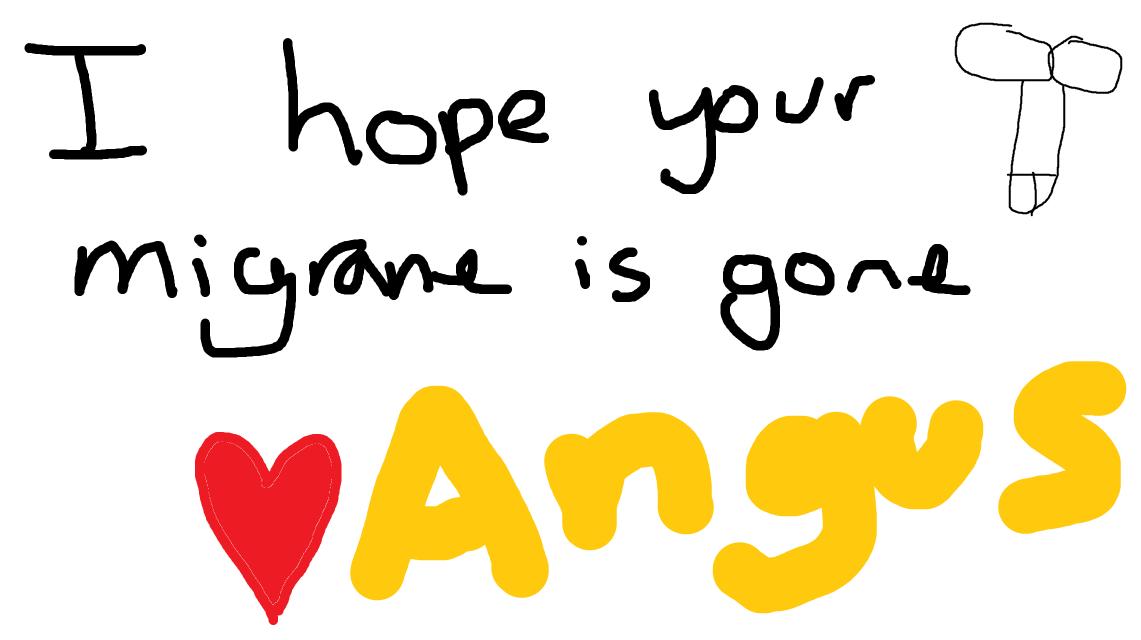
#> input picture 7in5_e-Paper_H/ESP32/pngToFourColour/input.png, 2281 x 1279 px (shown at 1/2 size)
$ python image_to_4color.py
#> lines starting #> are read from the running program, lines starting #| are printed output that depends on the picture
from PIL import Image
import sys
import math

OUTPUT_WIDTH  = 800
OUTPUT_HEIGHT = 480
OUTPUT_BYTES  = OUTPUT_WIDTH * OUTPUT_HEIGHT // 4

# Define the 4 allowed colours (RGB) and their 2-bit codes
PALETTE = [
    ((0,   0,   0),   0b00),  # Black
    ((255, 255, 255), 0b01),  # White
    ((255, 201, 14),   0b10),  # Yellow
    ((255, 0,   0),   0b11),  # Red
]

def nearest_colour(rgb):
    r, g, b = rgb
    best_code = 0
    best_dist = float("inf")

    for (pr, pg, pb), code in PALETTE:
        dist = (r - pr)**2 + (g - pg)**2 + (b - pb)**2
        if dist < best_dist:
            best_dist = dist
            best_code = code

    return best_code

def image_to_4color_bytes(img):
    img = img.convert("RGB")
    pixels = list(img.getdata())

    out = bytearray()
    byte = 0
    count = 0

    for p in pixels:
        code = nearest_colour(p)
        shift = (3 - (count % 4)) * 2
        byte |= (code << shift)
        count += 1

        if count % 4 == 0:
            out.append(byte)
            byte = 0

    return out

def write_cpp(data, filename="../myimagedata.cpp"):
    with open(filename, "w") as f:
        f.write('#include "myimagedata.h"\n\n')
        f.write('// 4 Color Image Data 800*480\n')
        f.write('const unsigned char myImage4color[96000] = {\n')

        for i, b in enumerate(data):
            if i % 12 == 0:
                f.write("    ")
            f.write(f"0x{b:02X}, ")
            if i % 12 == 11:
                f.write("\n")

        f.write("\n};\n")

def main():
    img = Image.open("input.png")
#> img is the input picture: PIL image 2281x1279 RGBA; mean R, G, B, A 242.5, 231.1, 209.3, 255
    img = img.resize((OUTPUT_WIDTH, OUTPUT_HEIGHT), Image.LANCZOS)
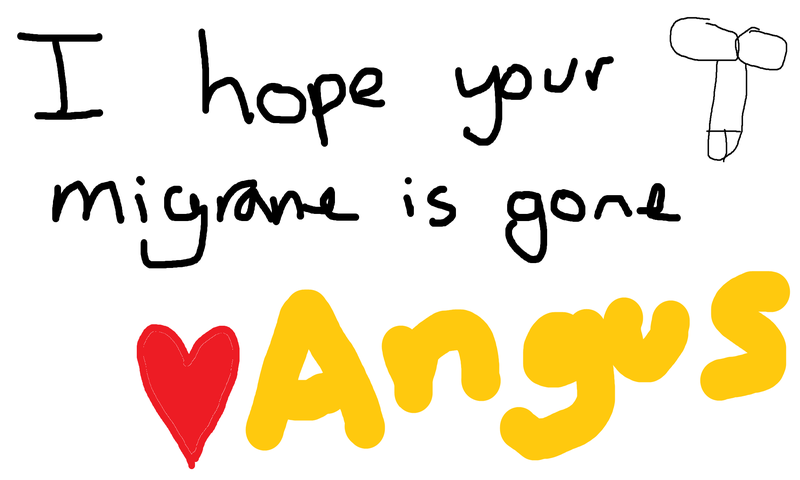
#> img: PIL image 800x480 RGBA; mean R, G, B, A 242.4, 231, 209.2, 255

    data = image_to_4color_bytes(img)
#> in image_to_4color_bytes, `pixels = list(img.getdata())`: pixels = 384000 items
#> the loop in image_to_4color_bytes, `for p in pixels:` made 384000 passes
#> shift on passes 1 to 12: 6, 4, 2, 0, 6, 4, 2, 0, 6, 4, 2, 0
    # Convert 4-color bytes back to image and save
    img_4color = Image.new("RGB", (OUTPUT_WIDTH, OUTPUT_HEIGHT))
#> img_4color: PIL image 800x480 RGB; every value is 0
    pixels_4color = []
    for byte in data:
        for i in range(4):
            shift = (3 - i) * 2
            code = (byte >> shift) & 0b11
            rgb = PALETTE[code][0]
            pixels_4color.append(rgb)
    img_4color.putdata(pixels_4color)
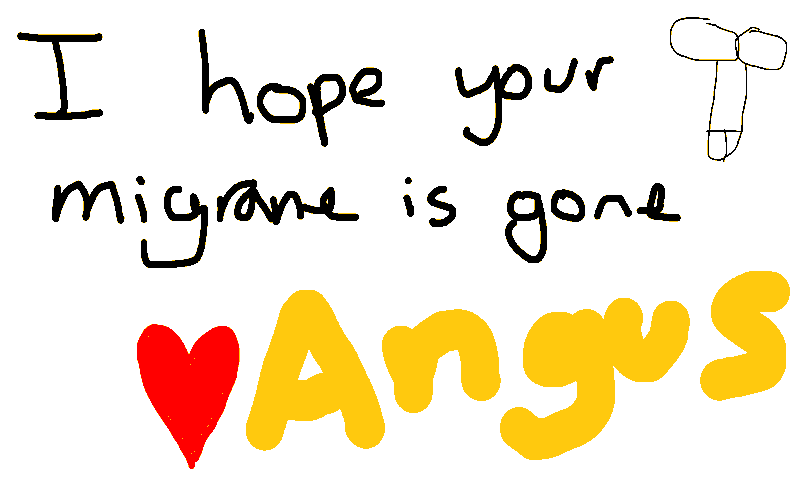
#> img_4color: PIL image 800x480 RGB; mean R, G, B 243.1, 230.5, 208
    img_4color.save("colour_processed.png")

    if len(data) != OUTPUT_BYTES:
        raise RuntimeError("Output size mismatch")

    write_cpp(data)
    print("Generated myimagedata.cpp")

if __name__ == "__main__":
    main()
